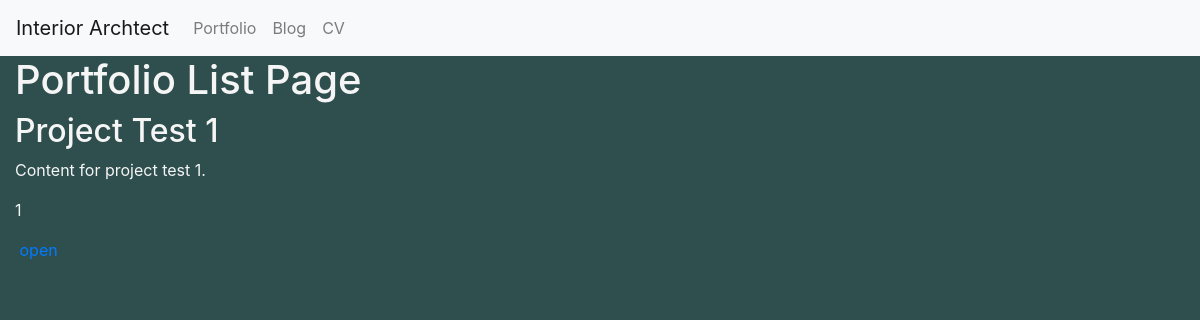
Page /portfolio/ on the earlier database version.
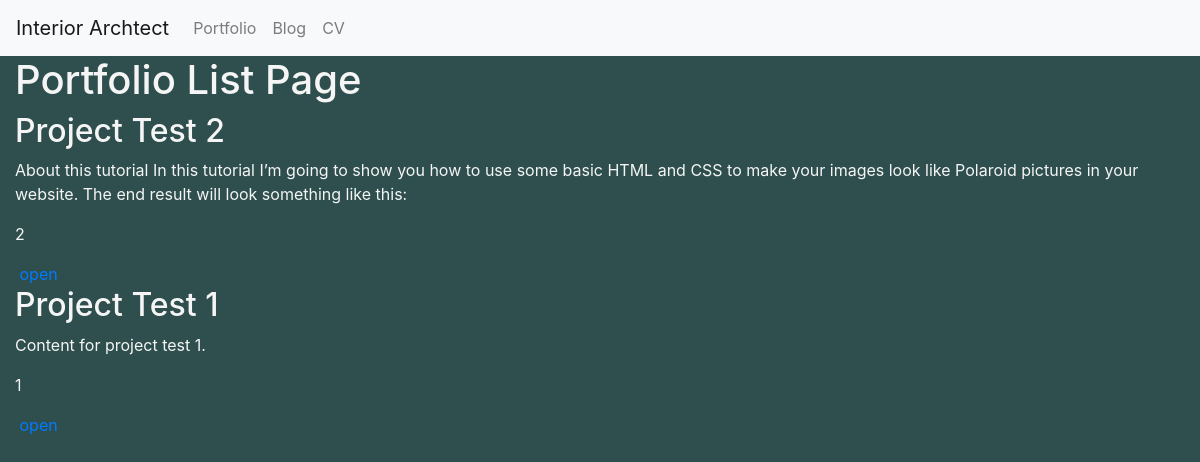
Same page on the later database version.
### portfolio/models.py (models this page shows, shortened)
class Project(models.Model):
    title = models.CharField(max_length=200)
    date = models.DateField(default=timezone.now)
    image = models.ImageField(blank=True)
    content = models.TextField()

### portfolio/views.py (the view)
# urls.py: path('', views.projects, name='projects'),
def projects(request):
    projects = Project.objects.all().order_by('-date')
    context = {'projects': projects}
    return render(request, 'portfolio/projects.html', context)

### portfolio/templates/portfolio/projects.html (shortened to what this page needs)
{% extends 'base.html' %}
{% block content%}
<h1>Portfolio List Page</h1>
{% for project in projects %}
<h2>{{project.title}}</h2>
<p>{{project.content}}</p>
<p>{{project.id}}</p>
<a href="{% url 'project' pk=project.id%}">open</a>
{% endfor %}
{% endblock %}

### templates/base.html (shortened to what this page needs)
{% load static %}
<!DOCTYPE html>
<html lang="en">
<head>
    <link rel="stylesheet" href="https://stackpath.bootstrapcdn.com/bootstrap/4.4.1/css/bootstrap.min.css">
    <link rel="stylesheet" href="{% static 'css/main.css' %}">
</head>
<body>
    <nav class="navbar navbar-expand-lg navbar-light bg-light">
        <a class="navbar-brand" href="{% url 'index' %}">Interior Archtect</a>
        <div class="collapse navbar-collapse" id="navbarNavAltMarkup">
          <div class="navbar-nav">
            <a class="nav-item nav-link" href="{% url 'projects' %}">Portfolio</a>
            <a class="nav-item nav-link" href="{% url 'blog' %}">Blog</a>
            <a class="nav-item nav-link" href="{% url 'cv' %}">CV</a>
          </div>
        </div>
      </nav>
    <div class="container-fluid">
        <div class="row">
            <div class="col">
                {% block content %}{% endblock %}
            </div>
        </div>
    </div>
</body>
</html>

### static/css/main.css (style rules this page uses)
body { background-color: darkslategray; color: whitesmoke; }

Differences in the rows shown:
added Project: title "Project Test 2", content "About this tutorial In this tutorial I’m going to show you how to use some basic HTML and CSS to make your images look like Polaroid pictures in your website. The end result will look something like this:", id "2"
